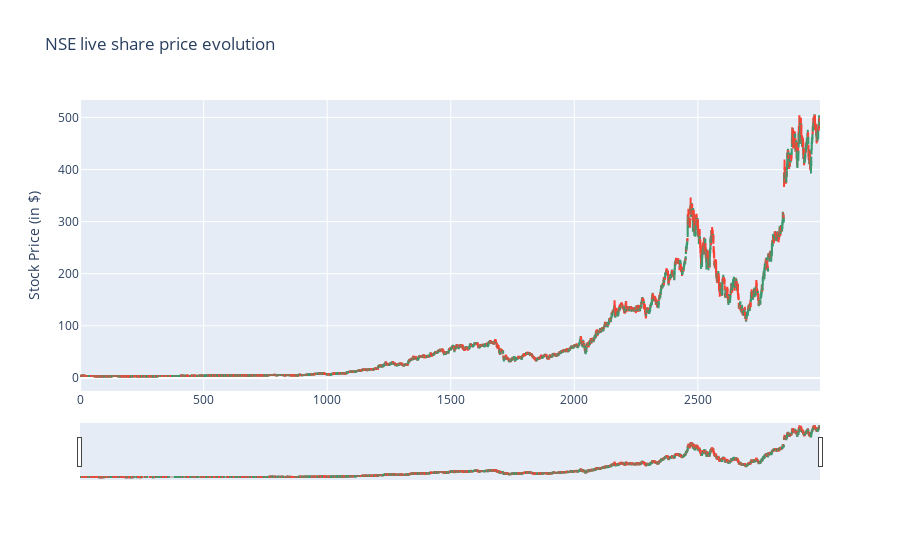

Notebook cell for this chart:
### Code cell
tfig = go.Figure()
tfig.add_trace(go.Candlestick(
    x=df.index, 
    open=df['open'],
    high=df['high'],
    low=df['low'],
    close=df['close'],
    name='market data'
))

tfig.update_layout(
    title='NSE live share price evolution',
    yaxis_title='Stock Price (in $)'
)

tfig.update_xaxes(
    rangeslider_visible=True,
    rangeselector=dict(
        buttons=list([
            dict(count=15, label='15m', step='minute', stepmode='backward'),
            dict(count=45, label='45m', step='minute', stepmode='backward'),
            dict(count=1, label='HTD', step='hour', stepmode='todate'),
            dict(count=2, label='2h', step='hour', stepmode='backward'),
            dict(step='all')
        ])
    )
)

tfig.show()

### Figure 1 — Plotly figure (JSON) as saved in the notebook; plotly's stock layout.template omitted (floating-point values rounded to 4 significant figures; data arrays with more than 128 entries replaced by an {"elided": "..."} marker saying what was removed)
{"data": [{"close": {"elided": "2995 float values"}, "high": {"elided": "2995 float values"}, "low": {"elided": "2995 float values"}, "name": "market data", "open": {"elided": "2995 float values"}, "type": "candlestick", "x": {"elided": "2995 int values"}}], "layout": {"title": {"text": "NSE live share price evolution"}, "xaxis": {"rangeselector": {"buttons": [{"count": 15, "label": "15m", "step": "minute", "stepmode": "backward"}, {"count": 45, "label": "45m", "step": "minute", "stepmode": "backward"}, {"count": 1, "label": "HTD", "step": "hour", "stepmode": "todate"}, {"count": 2, "label": "2h", "step": "hour", "stepmode": "backward"}, {"step": "all"}]}, "rangeslider": {"visible": true}}, "yaxis": {"title": {"text": "Stock Price (in $)"}}}}
